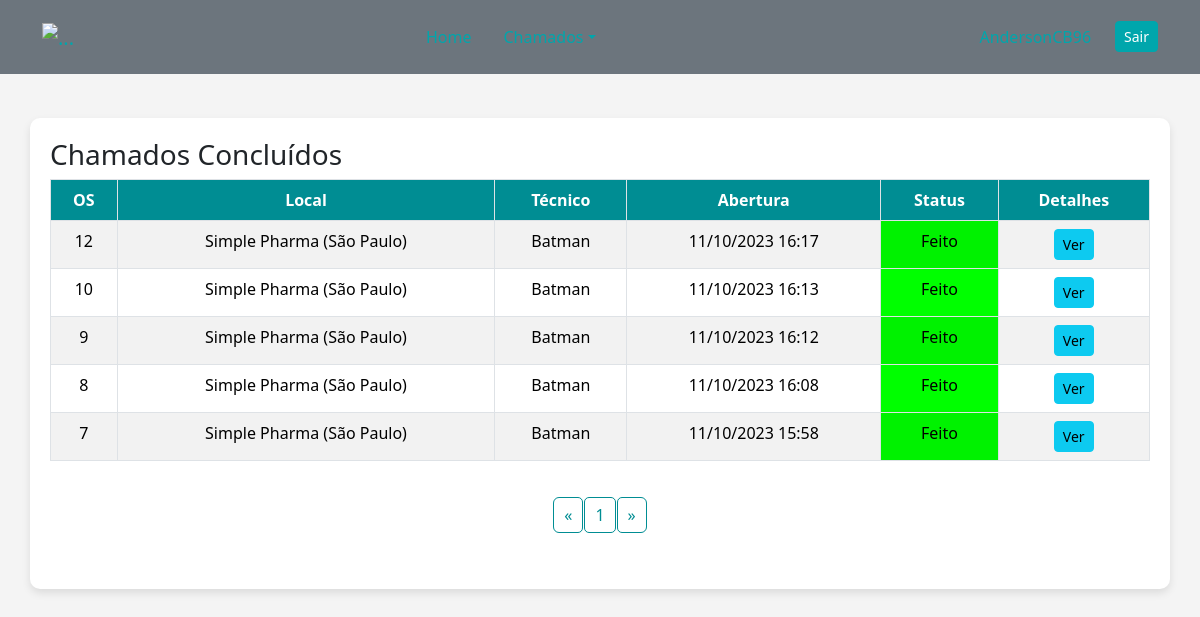
Page /subAdmin/chamadosConcluidos.php (signed in) on the committed database.
### tables this page shows
CREATE TABLE `chamados` (
  `contador` int(255) NOT NULL,
  `usuario` varchar(255) NOT NULL,
  `local` varchar(255) NOT NULL,
  `datahora` varchar(150) NOT NULL,
  `tecnico` varchar(255) NOT NULL,
  `status` varchar(50) DEFAULT NULL,
  `servico` varchar(600) DEFAULT NULL,
  `serviexecu` varchar(200) NOT NULL,
  `datahoraaber` varchar(20) NOT NULL,
  `datahorafim` varchar(20) NOT NULL
);

### subAdmin/chamadosConcluidos.php (the view, shortened to what this page needs)
<?php
    include("conexao.php");
    $itens_por_pagina = 10;
    $pagina = intval($_GET['pagina']);
    $item = $pagina * $itens_por_pagina;
    $sql_code = "select contador, local, tecnico, datahora, status, servico from chamados WHERE status='Feito' AND usuario='{$_SESSION['sess_usersisname']}' ORDER BY contador DESC LIMIT $item, $itens_por_pagina";
    $execute = $conn->query($sql_code) or die ($conn->error);
    $produto = $execute->fetch_assoc();
    $num = $execute->num_rows;
    $num_total = $conn->query("select contador, local, tecnico, datahora, status, servico from chamados WHERE status='Feito' AND usuario='{$_SESSION['sess_usersisname']}'")->num_rows;
    $num_paginas = ceil($num_total / $itens_por_pagina);
?>
<!DOCTYPE html>
<html lang="en">
    <head>
        <link href="https://cdn.jsdelivr.net/npm/bootstrap@5.3.2/dist/css/bootstrap.min.css" rel="stylesheet">
        <link href="../CSS/nav.css" rel="stylesheet">
        <link href="../CSS/body_chamado.css" rel="stylesheet">
    </head>
    <body>
    <nav class="navbar navbar-expand-lg navbar-secondary bg-secondary px-0 py-3">
            <div class="container-xl">
                <a class="navbar-brand" href="#">
                    <img src="https://static.wixstatic.com/media/fef91e_c3f644e14da442178f706149ae38d838~mv2.png/v1/crop/x_0,y_24,w_436,h_262/fill/w_120,h_71,al_c,q_85,usm_0.66_1.00_0.01,enc_auto/CAPA-03.png" class="h-12" alt="...">
                </a>
                <div class="collapse navbar-collapse" id="navbarCollapse">
                    <div class="navbar-nav mx-lg-auto">
                        <a class="nav-item nav-link active" href="subadminHome.php" aria-current="page">Home</a>
                        <li class="nav-item dropdown">
                            <a class="nav-link dropdown-toggle" href="#" id="chamadosDropdown" role="button" data-bs-toggle="dropdown" aria-expanded="false">Chamados</a>
                        </li>
                    </div>
                    <div class="navbar-nav ms-lg-4">
                        <a class="nav-item nav-link" href="#"><?php echo $_SESSION['sess_usersisname']; ?></a>
                    </div>
                    <div class="d-flex align-items-lg-center mt-3 mt-lg-0">
                        <a href="logout.php" class="btn btn-sm btn-secondary w-full w-lg-auto">Sair</a>
                    </div>
                </div>
            </div>
        </nav>
		<br>
        <div class="container">
            <h3>Chamados Concluídos</h3>
            <table class="table table-striped table-bordered">
                <?php if($num > 0){ ?>
                <thead>
                    <tr>
                        <th class="text-center">OS</th>
                        <th class="text-center">Local</th>
                        <th class="text-center">Técnico</th>
                        <th class="text-center">Abertura</th>
                        <th class="text-center">Status</th>
                        <th class="text-center">Detalhes</th>
                    </tr>
                </thead>
                <tbody>
                    <?php do{ ?>
                    <tr>
                        <td class="text-center"><?php echo $produto['contador']; ?></td>
                        <td class="text-center"><?php echo $produto['local']; ?></td>
                        <td class="text-center"><?php echo $produto['tecnico']; ?></td>
                        <td class="text-center"><?php echo $produto['datahora']; ?></td>
                        <?php if($produto['status'] == "Aberto"){ ?>
                        <td style="background-color:#F00;"><?php echo $produto['status']; ?></td>
                        <?php }elseif($produto['status'] == "Feito"){ ?>
                        <td style="background-color:#0F0;" class="text-center"> <?php echo $produto['status']; ?></td>
                        <?php } ?>
                        <td class="text-center"><a class="btn btn-info btn-sm" href="ver1chamadoAdmin.php?chamado=<?php echo $produto['contador']; ?>" data-toggle="tooltip" title="Detalhes"><span class="glyphicon glyphicon-share"></span>Ver</button></td>
                    </tr>
                    <?php } while ($produto = $execute->fetch_assoc()); ?>
                </tbody>
            </table>
            <nav>
                <ul class="pagination">
                    <li class="page-item">
                        <a class="page-link" href="chamadosConcluidos.php?pagina=0" aria-label="Previous">
                            <span aria-hidden="true">&laquo;</span>
                        </a>
                    </li>
                    <?php
                        for($i = 0; $i < $num_paginas; $i++){
                            $estilo = "";
                            if($pagina == $i)
                                $estilo = "class=\"active\"";
                    ?>
                    <li class="page-item" <?php echo $estilo; ?>><a class="page-link" href="chamadosConcluidos.php?pagina=<?php echo $i; ?>"><?php echo $i + 1; ?></a></li>
                    <?php } ?>
                    <li class="page-item">
                        <a class="page-link" href="chamadosConcluidos.php?pagina=<?php echo $num_paginas - 1; ?>" aria-label="Next">
                            <span aria-hidden="true">&raquo;</span>
                        </a>
                    </li>
                </ul>
            </nav>
            <?php } ?>
        </div>
    </body>
</html>

### CSS/nav.css (style rules this page uses)
.navbar { background-color: #f8f9fa; padding: 0.5rem 1rem; }
.navbar-brand, .nav-link { color: #00A6AC !important; }
.nav-link { margin-right: 1rem; }
.btn-secondary { background-color: #00A6AC; border-color: #00A6AC; }
.btn-secondary { color: #ffffff !important; }

### CSS/body_chamado.css (style rules this page uses)
body { background-color: #f4f4f4; }
.container { background: #ffffff; border-radius: 10px; padding: 20px; margin-top: 20px; box-shadow: 0 4px 8px rgba(0, 0, 0, 0.1); }
.table thead th { background-color: #008d93; color: #ffffff; }
.table tbody tr:nth-child(odd) { background-color: #f2f2f2; }
.table tbody tr:nth-child(even) { background-color: #ffffff; }
.pagination { display: flex; justify-content: center; padding: 20px 0; }
.pagination li a { color: #008d93; padding: 5px 10px; text-decoration: none; border: 1px solid #008d93; margin: 0 2px; border-radius: 5px; }

### subAdmin/chamadosConcluidos.php (style rules this page uses)
thead th { background-color: #008d93; color: white; }
.page-link { color: #008d93; }

### rows in the picture
chamados: contador "12", local "Simple Pharma (São Paulo)", tecnico "Batman", datahora "11/10/2023 16:17", status "Feito"
chamados: contador "10", local "Simple Pharma (São Paulo)", tecnico "Batman", datahora "11/10/2023 16:13", status "Feito"
chamados: contador "9", local "Simple Pharma (São Paulo)", tecnico "Batman", datahora "11/10/2023 16:12", status "Feito"
chamados: contador "8", local "Simple Pharma (São Paulo)", tecnico "Batman", datahora "11/10/2023 16:08", status "Feito"
chamados: contador "7", local "Simple Pharma (São Paulo)", tecnico "Batman", datahora "11/10/2023 15:58", status "Feito"
